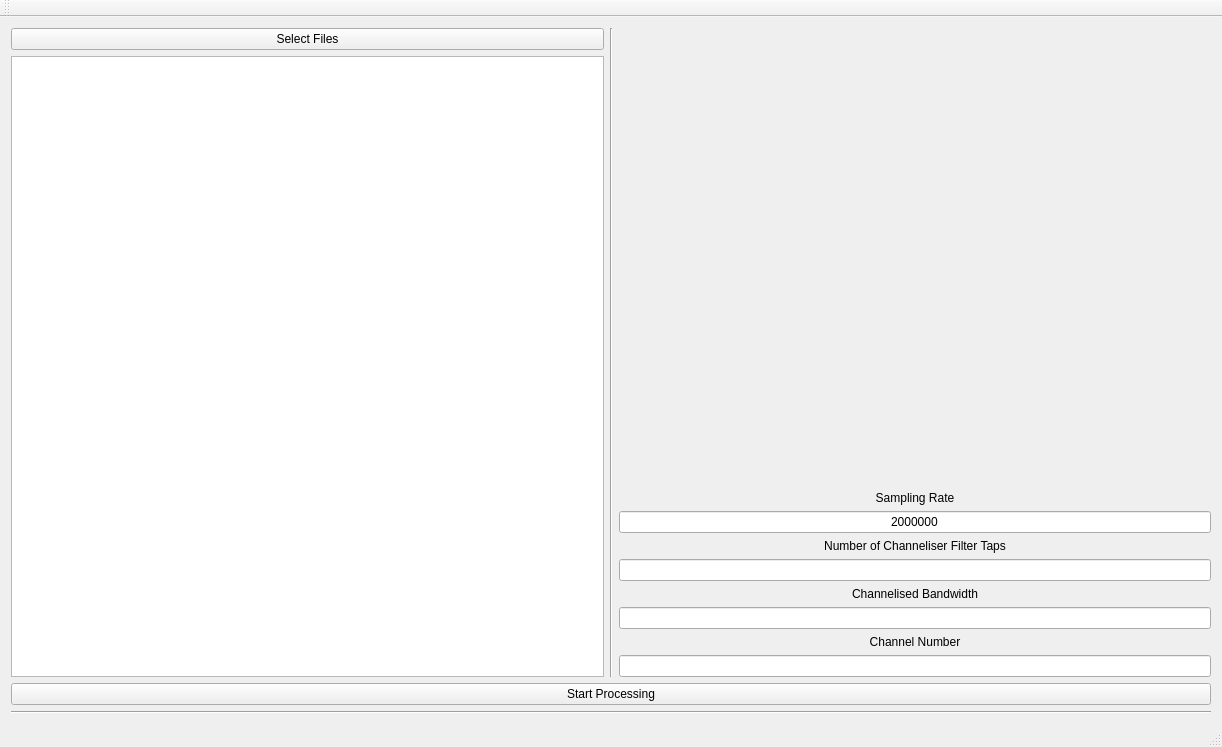
<?xml version="1.0" encoding="UTF-8"?>
<ui version="4.0">
 <class>MainWindow</class>
 <widget class="QMainWindow" name="MainWindow">
  <property name="geometry">
   <rect>
    <x>0</x>
    <y>0</y>
    <width>1222</width>
    <height>747</height>
   </rect>
  </property>
  <property name="windowTitle">
   <string>MainWindow</string>
  </property>
  <widget class="QWidget" name="centralWidget">
   <layout class="QVBoxLayout" name="verticalLayout_2">
    <item>
     <layout class="QVBoxLayout" name="verticalLayout">
      <item>
       <layout class="QHBoxLayout" name="horizontalLayout">
        <item>
         <layout class="QVBoxLayout" name="verticalLayout_3">
          <item>
           <widget class="QPushButton" name="selectFilesBtn">
            <property name="text">
             <string>Select Files</string>
            </property>
           </widget>
          </item>
          <item>
           <widget class="QListWidget" name="filesList"/>
          </item>
         </layout>
        </item>
        <item>
         <widget class="Line" name="line_2">
          <property name="orientation">
           <enum>Qt::Vertical</enum>
          </property>
         </widget>
        </item>
        <item>
         <layout class="QVBoxLayout" name="verticalLayout_4">
          <item>
           <spacer name="verticalSpacer">
            <property name="orientation">
             <enum>Qt::Vertical</enum>
            </property>
            <property name="sizeHint" stdset="0">
             <size>
              <width>20</width>
              <height>40</height>
             </size>
            </property>
           </spacer>
          </item>
          <item>
           <widget class="QLabel" name="label">
            <property name="text">
             <string>Sampling Rate</string>
            </property>
            <property name="alignment">
             <set>Qt::AlignCenter</set>
            </property>
           </widget>
          </item>
          <item>
           <widget class="QLineEdit" name="fsEdit">
            <property name="text">
             <string>2000000</string>
            </property>
            <property name="alignment">
             <set>Qt::AlignCenter</set>
            </property>
           </widget>
          </item>
          <item>
           <widget class="QLabel" name="label_3">
            <property name="text">
             <string>Number of Channeliser Filter Taps</string>
            </property>
            <property name="alignment">
             <set>Qt::AlignCenter</set>
            </property>
           </widget>
          </item>
          <item>
           <widget class="QLineEdit" name="numTapsEdit">
            <property name="alignment">
             <set>Qt::AlignCenter</set>
            </property>
           </widget>
          </item>
          <item>
           <widget class="QLabel" name="label_2">
            <property name="text">
             <string>Channelised Bandwidth</string>
            </property>
            <property name="alignment">
             <set>Qt::AlignCenter</set>
            </property>
           </widget>
          </item>
          <item>
           <widget class="QLineEdit" name="chnBWEdit">
            <property name="alignment">
             <set>Qt::AlignCenter</set>
            </property>
           </widget>
          </item>
          <item>
           <widget class="QLabel" name="chnlNumberLabel">
            <property name="text">
             <string>Channel Number</string>
            </property>
            <property name="alignment">
             <set>Qt::AlignCenter</set>
            </property>
           </widget>
          </item>
          <item>
           <widget class="QLineEdit" name="chnlIdxEdit">
            <property name="alignment">
             <set>Qt::AlignCenter</set>
            </property>
           </widget>
          </item>
         </layout>
        </item>
       </layout>
      </item>
      <item>
       <widget class="QPushButton" name="startBtn">
        <property name="text">
         <string>Start Processing</string>
        </property>
       </widget>
      </item>
      <item>
       <widget class="Line" name="line">
        <property name="orientation">
         <enum>Qt::Horizontal</enum>
        </property>
       </widget>
      </item>
     </layout>
    </item>
   </layout>
  </widget>
  <widget class="QMenuBar" name="menuBar">
   <property name="geometry">
    <rect>
     <x>0</x>
     <y>0</y>
     <width>1222</width>
     <height>20</height>
    </rect>
   </property>
  </widget>
  <widget class="QToolBar" name="mainToolBar">
   <attribute name="toolBarArea">
    <enum>TopToolBarArea</enum>
   </attribute>
   <attribute name="toolBarBreak">
    <bool>false</bool>
   </attribute>
  </widget>
  <widget class="QStatusBar" name="statusBar"/>
 </widget>
 <layoutdefault spacing="6" margin="11"/>
 <resources/>
 <connections/>
</ui>
